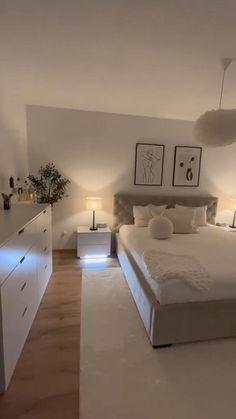
#> input picture images/image_20240923_151727_117811.jpg, 236 x 419 px
$ python -i room_palette.py   (imports and definitions only)
#> lines starting #> are read from the running program, lines starting #| are printed output that depends on the picture; after the words box and inside, x2 and y2 are one past the last pixel; in counts of white or black regions, pixels touching at a corner belong together
#> further down, picture is the input picture: shape (419, 236, 3); mean B, G, R 100.5, 115.3, 133.2
#> in remove_green_pixels, `hsv = cv2.cvtColor(image, cv2.COLOR_RGB2HSV)`: hsv: shape (419, 236, 3); mean H, S, V 18.6, 69.5, 134.2
#> in remove_green_pixels, `mask = cv2.inRange(hsv, lower_green, upper_green)`: mask: shape (419, 236); every value is 0
import cv2
import numpy as np
from sklearn.mixture import GaussianMixture
import matplotlib.pyplot as plt

# # Helper function to convert RGB to Hex format
# def rgb_to_hex(rgb):
#     return '#{:02x}{:02x}{:02x}'.format(int(rgb[0]), int(rgb[1]), int(rgb[2]))

# Function to increase saturation of an image
def increase_saturation(image, scale=1.1):
#> called with scale = 1.1
    hsv = cv2.cvtColor(image, cv2.COLOR_RGB2HSV)
    hsv[..., 1] = cv2.multiply(hsv[..., 1], scale)
#> hsv: shape (419, 236, 3); mean H, S, V 18.6, 76.4, 134.2
    return cv2.cvtColor(hsv, cv2.COLOR_HSV2RGB)

# Function to adjust contrast and brightness of an image
def adjust_contrast(image, alpha=1.1, beta=5):
#> called with alpha = 1.1, beta = 5
    new_image = cv2.convertScaleAbs(image, alpha=alpha, beta=beta)
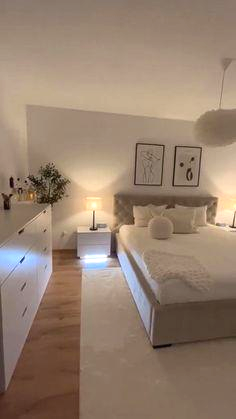
#> new_image: shape (419, 236, 3); mean R, G, B 151.2, 129.2, 111.2
    return new_image

# Function to perform weighted sampling of pixels based on brightness
def weighted_pixel_sampling(image):
    hsv = cv2.cvtColor(image, cv2.COLOR_RGB2HSV)
#> hsv: shape (419, 236, 3); mean H, S, V 18.4, 74.4, 152.4
    brightness = hsv[..., 2]
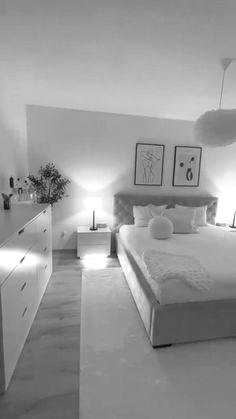
#> brightness: shape (419, 236); min 13, max 255, mean 152.4
    weights = brightness.flatten() / 255.0
    pixels = image.reshape(-1, 3)
    sampled_pixels = np.random.choice(np.arange(len(pixels)), size=len(pixels), p=weights / weights.sum())  # Sample pixels based on brightness weights
    return pixels[sampled_pixels]

# Function to remove green pixels (greenscreen areas) from the image
def remove_green_pixels(image):
    hsv = cv2.cvtColor(image, cv2.COLOR_RGB2HSV)

    # Define the range for green color in HSV
    lower_green = np.array([40, 40, 40])
    upper_green = np.array([80, 255, 255])

    mask = cv2.inRange(hsv, lower_green, upper_green)
    non_green_image = cv2.bitwise_and(image, image, mask=cv2.bitwise_not(mask))
    return non_green_image

# Modified function to apply GMM for color extraction excluding green pixels
def extract_room_colors(img, n_colors=4, saturation_scale=1.1, contrast_alpha=1.1, contrast_beta=5):
    print("extracting room's color palette...")
    img = cv2.cvtColor(img, cv2.COLOR_BGR2RGB)
    img = remove_green_pixels(img)
    img = increase_saturation(img, scale=saturation_scale)
    img = adjust_contrast(img, alpha=contrast_alpha, beta=contrast_beta)
    pixels = weighted_pixel_sampling(img)
    gmm = GaussianMixture(n_components=n_colors)
    gmm.fit(pixels)
    colors = gmm.means_.astype(int)
    print("RGB values of dominant colors:\n", colors)
    fig, ax = plt.subplots(1, len(colors), figsize=(len(colors) * 2, 2))
    for i, color in enumerate(colors):
        ax[i].imshow([[color / 255]])
        ax[i].axis('off')
    fig.suptitle("Room Color Palette", x=0.5, fontsize=16, fontweight='bold')
    plt.show()
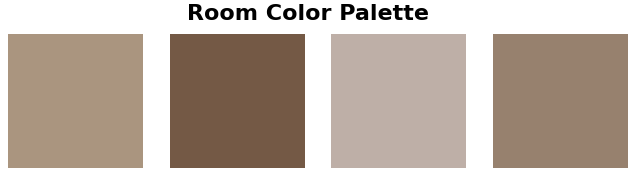
#> figure drawn by matplotlib, 4 panels

    return list(map(tuple, colors))

# image_path = r""  # Replace with your image path
# room_colors = extract_room_colors(image_path, n_colors=4)
# print("Extracted Room Colors (RGB):", room_colors)

>>> import cv2
>>> picture = cv2.imread('images/image_20240923_151727_117811.jpg')
>>> result = extract_room_colors(picture)
#> result = [(170, 149, 127), (116, 89, 69), (190, 175, 167), (151, 129, 110)]

$ run again, on images/image_20240923_151730_265093.jpg
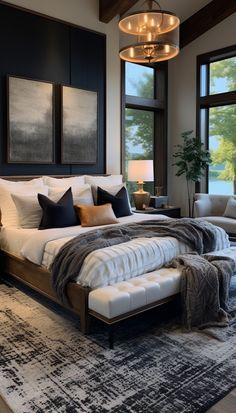
#> input picture images/image_20240923_151730_265093.jpg, 236 x 413 px
#> picture is the input picture: shape (413, 236, 3); mean B, G, R 84.4, 88.6, 93.1
#> in remove_green_pixels, `mask = cv2.inRange(hsv, lower_green, upper_green)`:
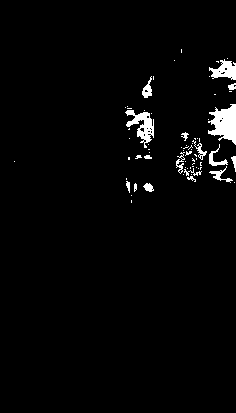
#> mask: shape (413, 236); 2.6% white; 69 white regions (52 under 20 px), largest, box (x1, y1, x2, y2) and area: (208, 104, 236, 145) 720, (125, 110, 154, 148) 475, (209, 59, 236, 80) 329
#> in extract_room_colors, `plt.show()`:
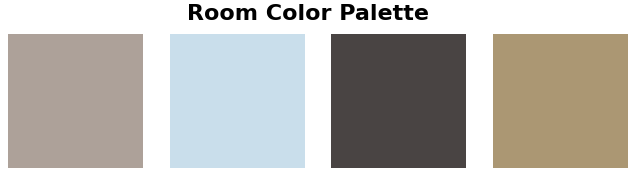
#> figure drawn by matplotlib, 4 panels
#> result = [(173, 161, 153), (201, 222, 235), (73, 68, 67), (171, 151, 115)]

$ run again, on images/image_20240923_151731_557299.jpg
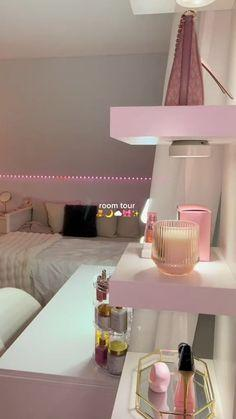
#> input picture images/image_20240923_151731_557299.jpg, 236 x 419 px
#> picture is the input picture: shape (419, 236, 3); mean B, G, R 133.2, 142.5, 161.7
#> in remove_green_pixels, `mask = cv2.inRange(hsv, lower_green, upper_green)`:
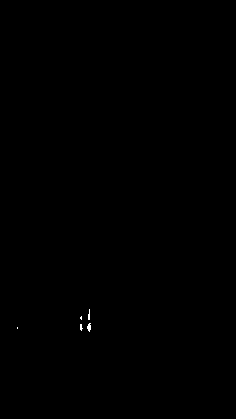
#> mask: shape (419, 236); 0.06% white in thin lines or dots, all inside (x1, y1, x2, y2) = (17, 309, 91, 332)
#> in extract_room_colors, `plt.show()`:
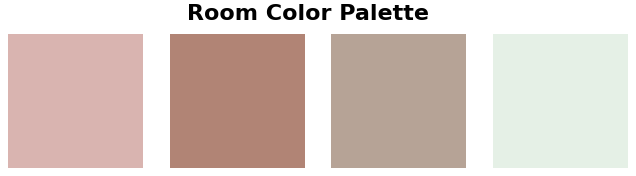
#> figure drawn by matplotlib, 4 panels
#> result = [(217, 180, 176), (177, 132, 117), (182, 163, 150), (229, 240, 230)]
